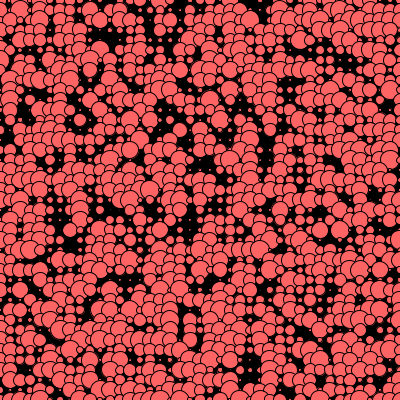
Frame 1 (no input)
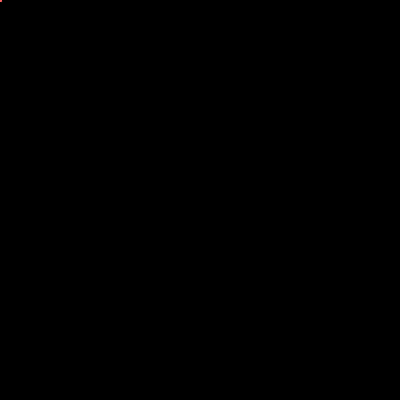
Frame 60 (the mouse pressed at the canvas centre just before this capture)
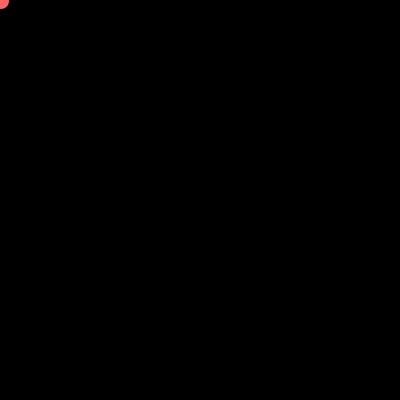
Frame 120 (the mouse held since frame 60 and released just before this capture)

The Processing sketch that drew these frames (run headless with seeded random() and noise(); from frame 60 on, the mouse is pressed at the canvas centre):

// Processing sketch: processing_119853
// ── processing_119853.pde

int i;
int j;
float k;
int direction;
float dia;
void setup()
{
  size(400,400);
}
void draw()
{
 
 background(0);
  if  (k==30) {
  direction = 0;
  }
  if (k==0) {
    direction=1;
  }
  if (direction==1){
    k=k+0.5;
  } else{
      k=k-0.5;
    }
    fill(255,100,100);
for(j=0;j<50;j++)
{
for(i=0;i<80;i++)
{
  dia=random(1,20);
  ellipse(k*i*20,k*j*20,dia,dia); 
}
}
}
